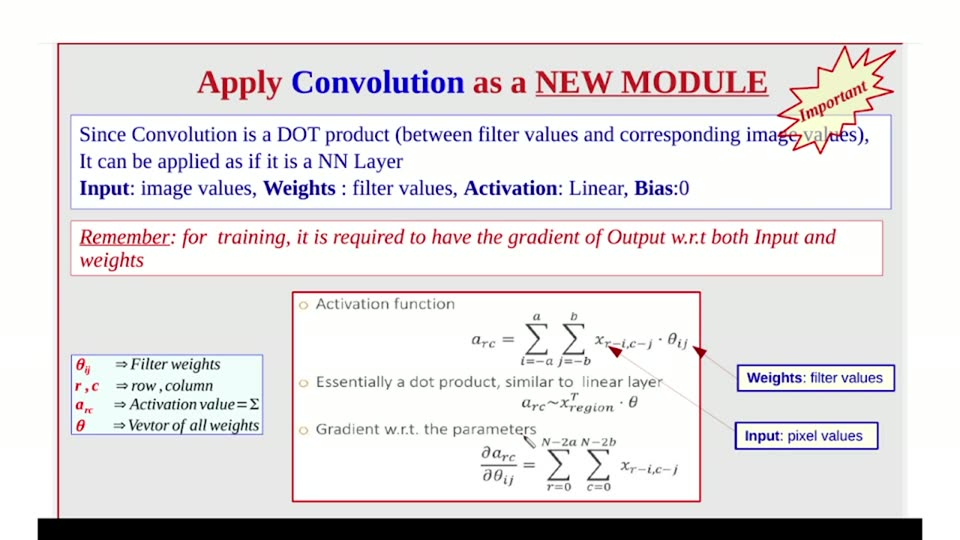
#> input picture videos/deep-learning/001_introduction/unique_slides/slide_045.jpg, 960 x 540 px, found by its file name
$ python m3_cells.py
#> lines starting #> are read from the running program, lines starting #| are printed output that depends on the picture
#!/usr/bin/env python3
"""Slide 045 — precise measurements: columns, row bands, cell colors, boxes, arrows."""
import numpy as np
from PIL import Image

F = "/home/ahmed/Projects/ai_llm_slides/videos/deep-learning/002_transformers_part2/unique_slides/slide_045.jpg"
img = np.asarray(Image.open(F).convert("RGB")).astype(int)
R, G, B = img[:, :, 0], img[:, :, 1], img[:, :, 2]
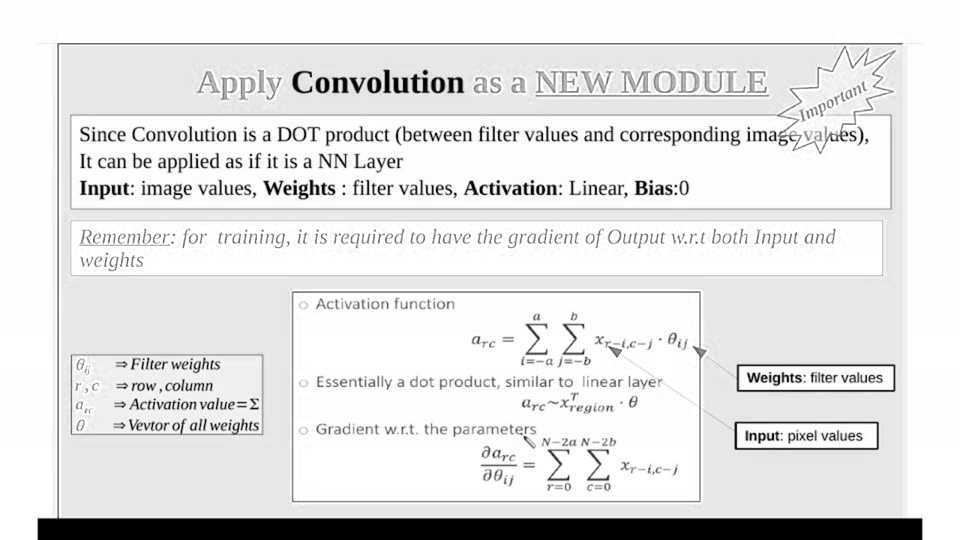
#> R: shape (540, 960) int64; min 0, max 255, mean 227.3
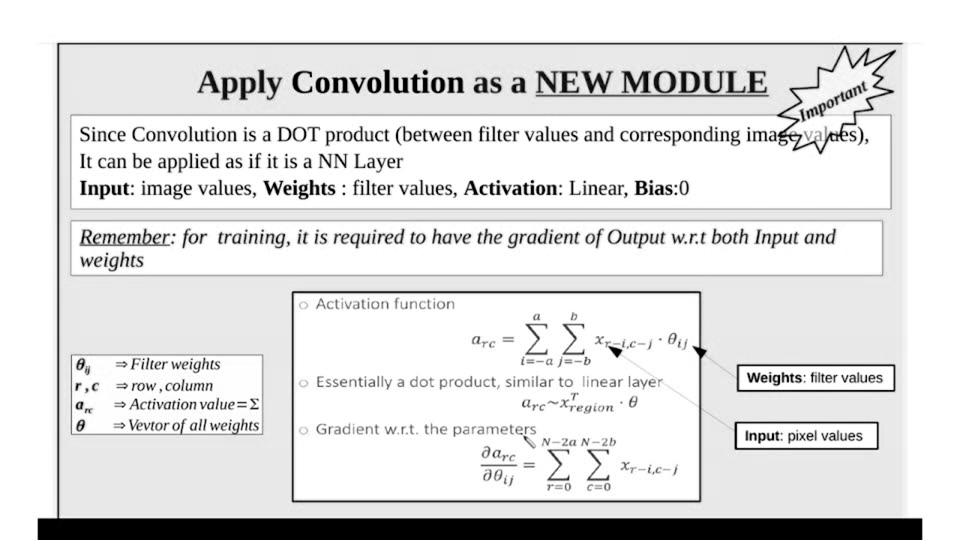
#> G: shape (540, 960) int64; min 0, max 255, mean 223.8
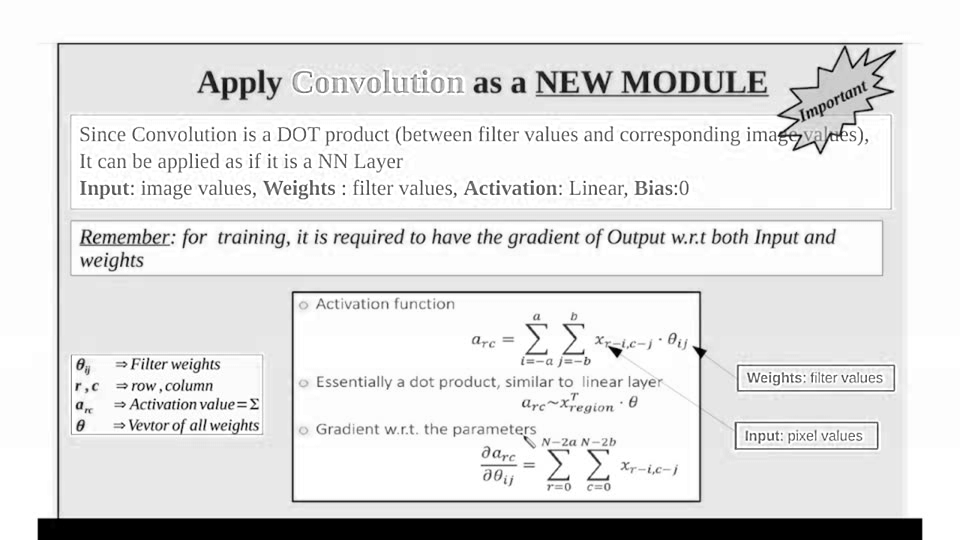
#> B: shape (540, 960) int64; min 0, max 255, mean 225.5
SX, OX = 0.962329, 17.582
SY, OY = 0.957576, -0.0909
def S(fx, fy): return ((fx - OX) / SX, (fy - OY) / SY)

# --- 1) X-row bar: cell strip colors + full band + column centers.
# Row D pink band 481..496; full bar extends below pink. Sample col2 (frame cx~251.5)
# Print a vertical color profile at col2 center and a horizontal profile mid-bar.
print("== X row vertical profile at fx=250 (rows 470..510) ==")
for y in range(470, 512):
    print(y, tuple(img[y, 250]), tuple(img[y, 258]), tuple(img[y, 266]))
#> this loop made 42 passes
#| 470 (232, 232, 232) (232, 232, 232) (232, 232, 232)
#| 471 (232, 232, 232) (232, 232, 232) (232, 232, 232)
#| 472 (232, 232, 232) (232, 232, 232) (232, 232, 232)
#| 473 (232, 232, 232) (232, 232, 232) (232, 232, 232)
#| 474 (232, 232, 232) (232, 232, 232) (232, 232, 232)
#| 475 (232, 232, 232) (232, 232, 232) (232, 232, 232)
#| 476 (232, 232, 232) (232, 232, 232) (232, 232, 232)
#| 477 (232, 232, 232) (232, 232, 232) (232, 232, 232)
#> (further printed lines are left out)

$ run again, with videos/deep-learning/001_introduction/unique_slides/slide_002.jpg copied over videos/deep-learning/001_introduction/unique_slides/slide_045.jpg
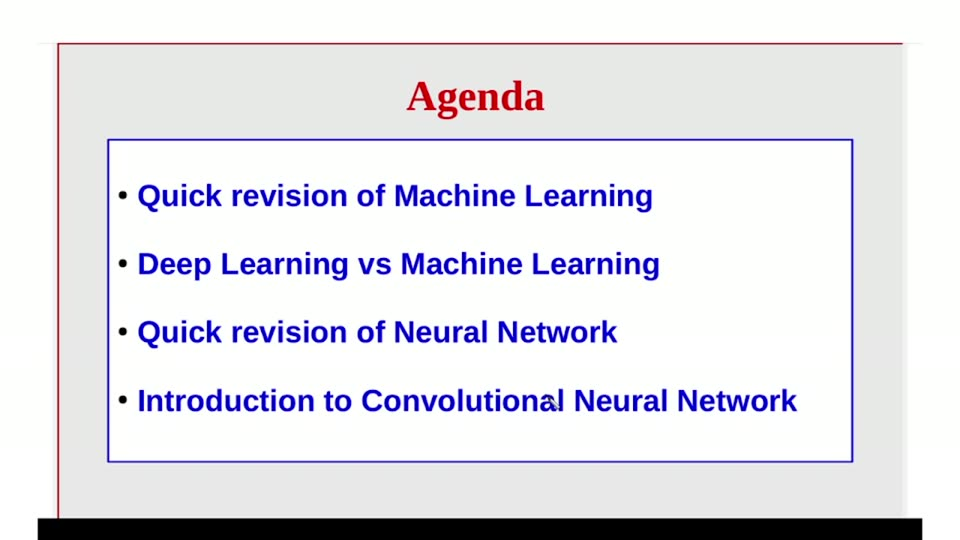
#> input picture videos/deep-learning/001_introduction/unique_slides/slide_002.jpg, 960 x 540 px, found by its file name
#> R: shape (540, 960) int64; 256 distinct labels, from 0 to 255
#> `R, G, B = img[:, :, 0], img[:, :, 1], img[:, :, 2]`:
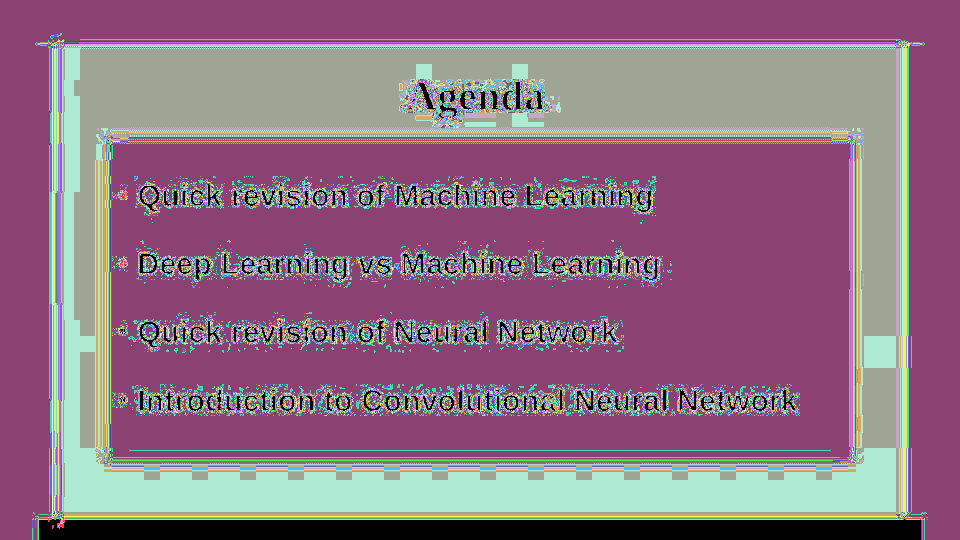
#> G: shape (540, 960) int64; 256 distinct labels, from 0 to 255; one colour per label, 0 black
#> `R, G, B = img[:, :, 0], img[:, :, 1], img[:, :, 2]`:
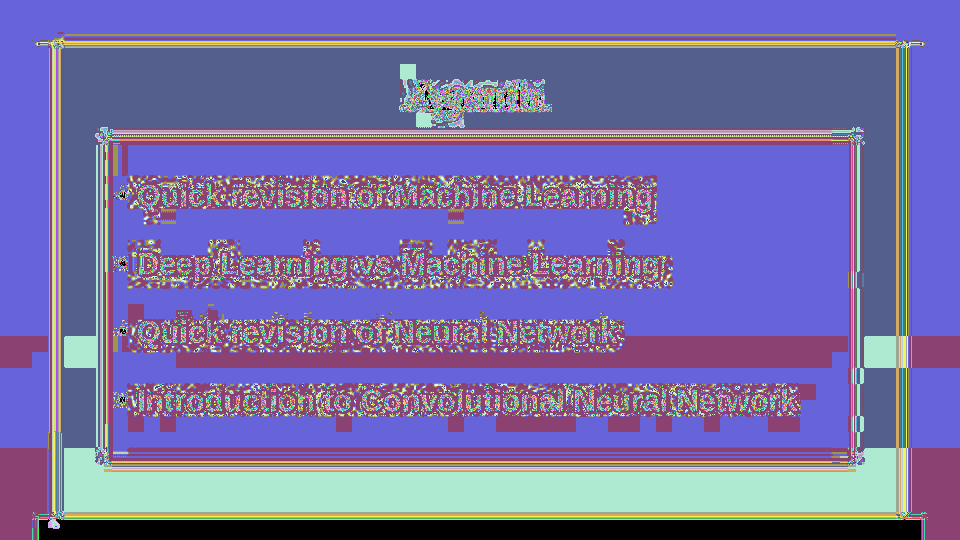
#> B: shape (540, 960) int64; 256 distinct labels, from 0 to 255; one colour per label, 0 black
#> the loop `for y in range(470, 512):` made 42 passes
#| 470 (230, 232, 231) (231, 231, 231) (231, 231, 231)
#| 471 (232, 234, 233) (233, 233, 233) (233, 233, 233)
#| 472 (231, 233, 232) (232, 232, 232) (232, 232, 232)
#| 473 (231, 233, 232) (232, 232, 232) (232, 232, 232)
#| 474 (231, 233, 232) (232, 232, 232) (232, 232, 232)
#> (further printed lines are left out)

$ run again, with videos/deep-learning/001_introduction/unique_slides/slide_003.jpg copied over videos/deep-learning/001_introduction/unique_slides/slide_045.jpg
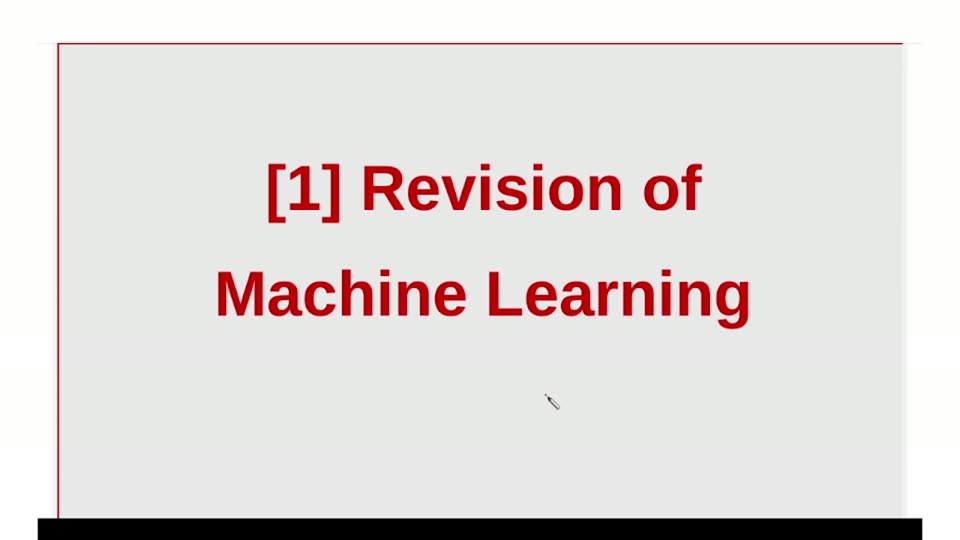
#> input picture videos/deep-learning/001_introduction/unique_slides/slide_003.jpg, 960 x 540 px, found by its file name
#> R: shape (540, 960) int64; 185 distinct labels, from 0 to 255
#> `R, G, B = img[:, :, 0], img[:, :, 1], img[:, :, 2]`:
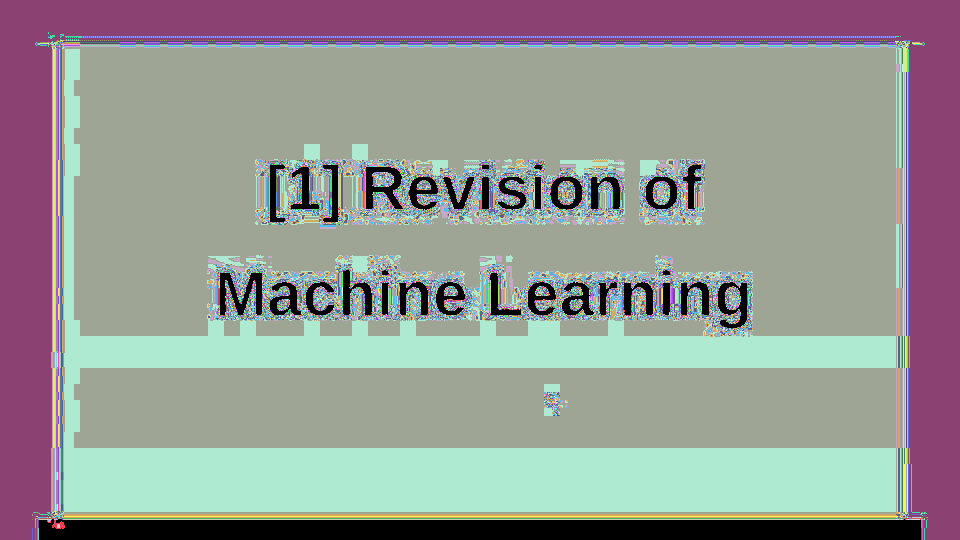
#> G: shape (540, 960) int64; 256 distinct labels, from 0 to 255; one colour per label, 0 black
#> `R, G, B = img[:, :, 0], img[:, :, 1], img[:, :, 2]`:
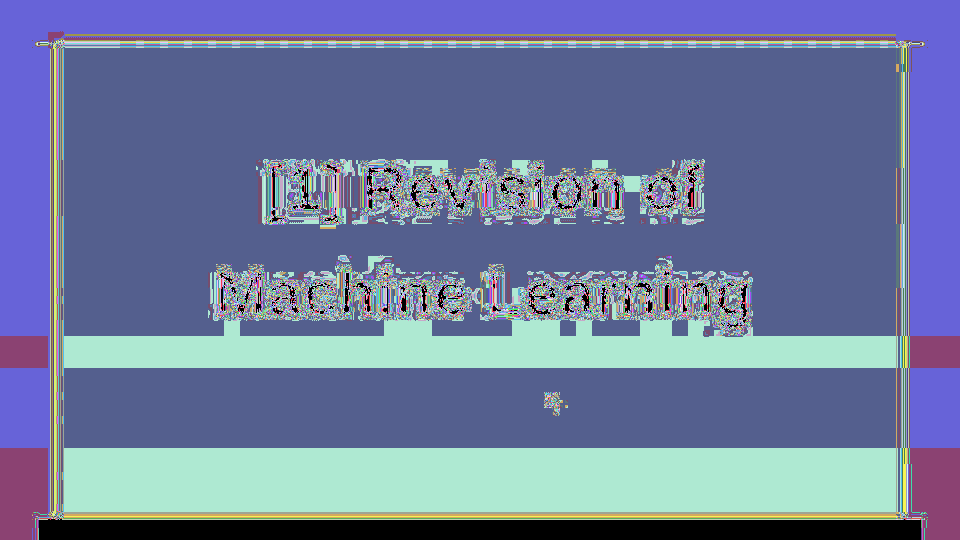
#> B: shape (540, 960) int64; 256 distinct labels, from 0 to 255; one colour per label, 0 black
#> the loop `for y in range(470, 512):` made 42 passes
#| 470 (232, 232, 232) (232, 232, 232) (232, 232, 232)
#| 471 (232, 232, 232) (232, 232, 232) (232, 232, 232)
#| 472 (232, 232, 232) (232, 232, 232) (232, 232, 232)
#| 473 (232, 232, 232) (232, 232, 232) (232, 232, 232)
#| 474 (232, 232, 232) (232, 232, 232) (232, 232, 232)
#> (further printed lines are left out)

$ run again, with videos/deep-learning/001_introduction/unique_slides/slide_008.jpg copied over videos/deep-learning/001_introduction/unique_slides/slide_045.jpg
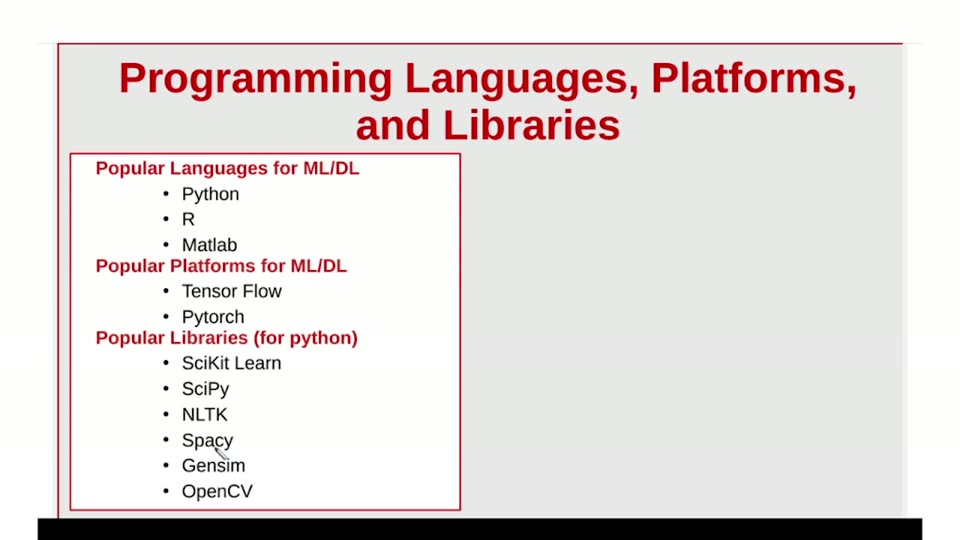
#> input picture videos/deep-learning/001_introduction/unique_slides/slide_008.jpg, 960 x 540 px, found by its file name
#> R: shape (540, 960) int64; 256 distinct labels, from 0 to 255
#> `R, G, B = img[:, :, 0], img[:, :, 1], img[:, :, 2]`:
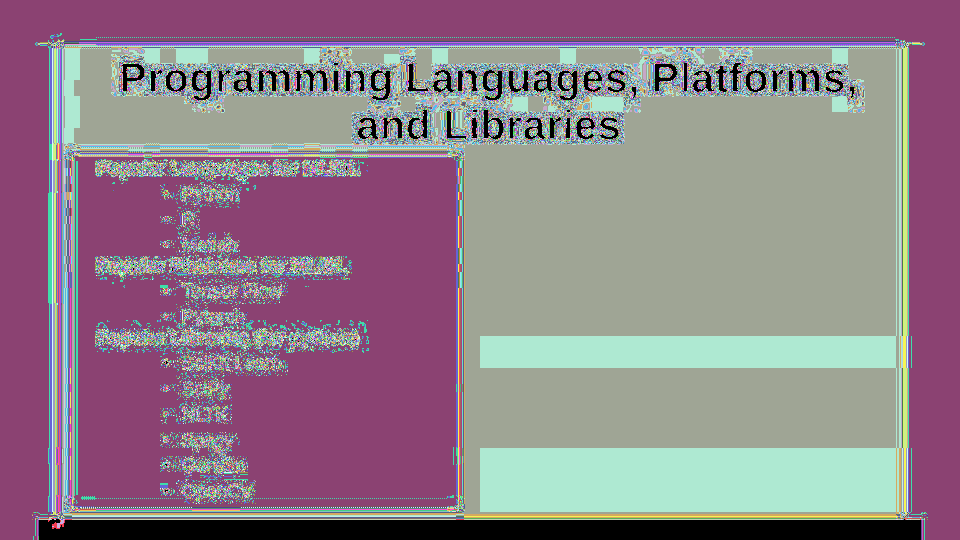
#> G: shape (540, 960) int64; 256 distinct labels, from 0 to 255; one colour per label, 0 black
#> `R, G, B = img[:, :, 0], img[:, :, 1], img[:, :, 2]`:
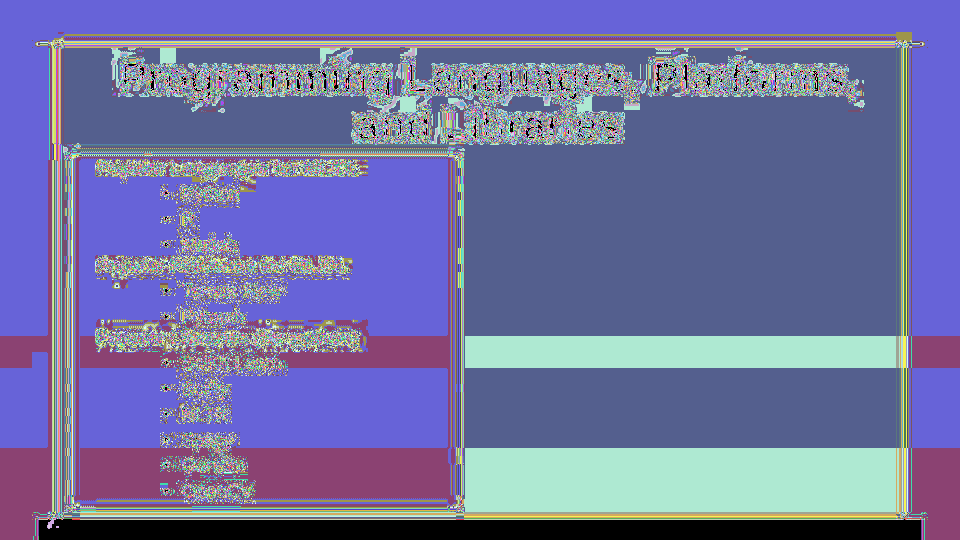
#> B: shape (540, 960) int64; 256 distinct labels, from 0 to 255; one colour per label, 0 black
#> the loop `for y in range(470, 512):` made 42 passes
#| 470 (255, 255, 255) (255, 255, 255) (255, 255, 255)
#| 471 (255, 255, 255) (255, 255, 255) (255, 255, 255)
#| 472 (255, 255, 255) (255, 255, 255) (255, 255, 255)
#| 473 (255, 255, 255) (255, 255, 255) (255, 255, 255)
#| 474 (255, 255, 255) (255, 255, 255) (255, 255, 255)
#> (further printed lines are left out)
